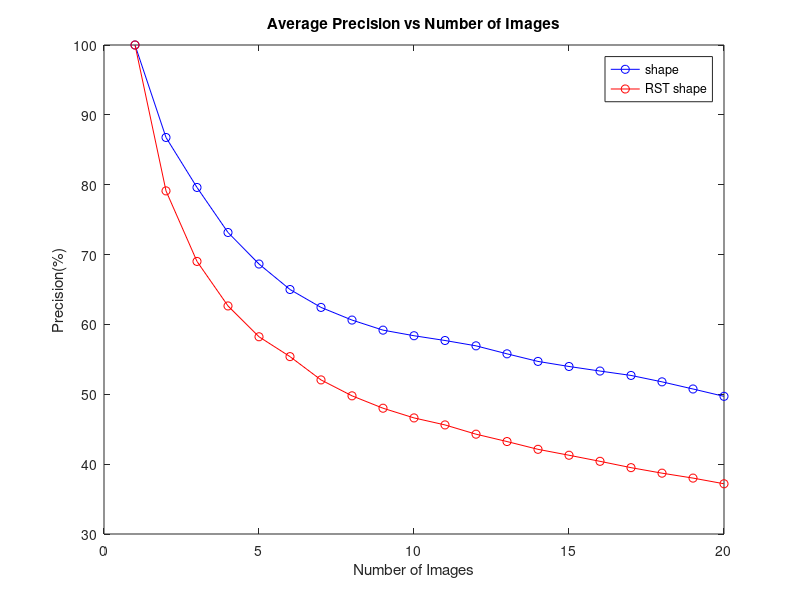
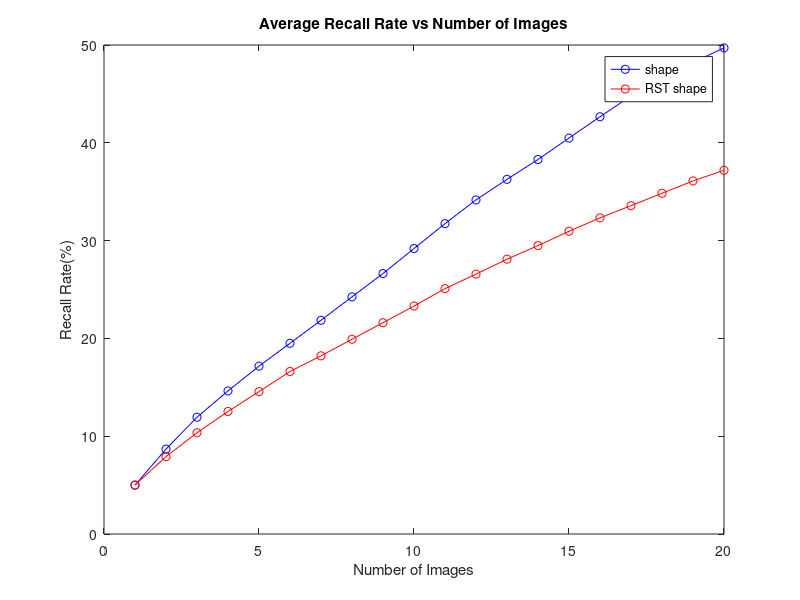
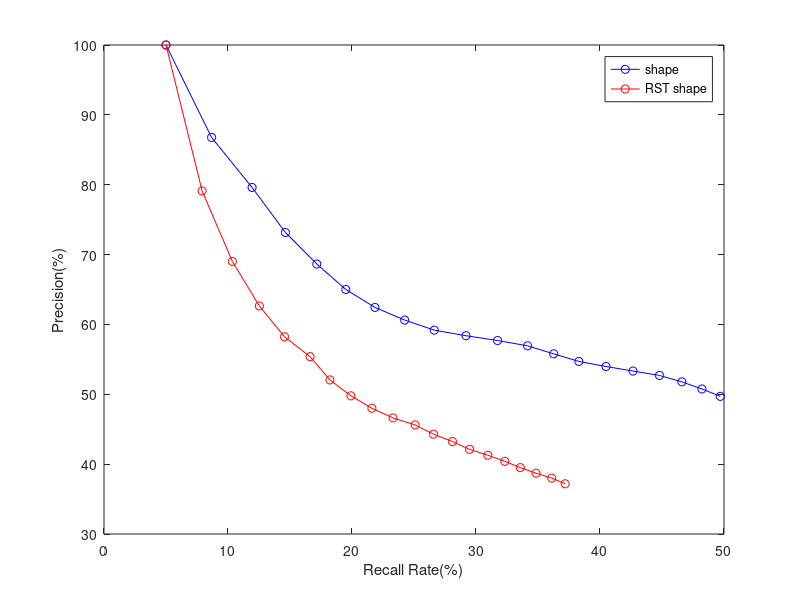

These figures' MATLAB source, in order:
close all; clear; clc;
tic

working_path = 'C:\Users\ThisI\Documents\GitHub\DI-VP-Assignment';
cd(working_path);
addpath(pwd);

load('old_database_cbir.mat','database');
databaseOld = database;
load('new_database_cbir.mat','database');
databaseNew = database;


total_prec_old = zeros(340,20);
total_rec_old = zeros(340,20);
total_prec_new = zeros(340,20);
total_rec_new = zeros(340,20);

for z = 1:340
    total_prec_old(z,:) = databaseOld(z).precision;
    total_rec_old(z,:) = databaseOld(z).recall_rate; 
    
    total_prec_new(z,:) = databaseNew(z).precision;
    total_rec_new(z,:) = databaseNew(z).recall_rate;
end


total_prec_old = total_prec_old*100;
total_rec_old = total_rec_old*100;
total_prec_new = total_prec_new*100;
total_rec_new = total_rec_new*100;

average_prec_old = mean(total_prec_old);
average_rec_old = mean(total_rec_old);

average_prec_new = mean(total_prec_new);
average_rec_new = mean(total_rec_new);


num_Images = 1:20;
figure('Name', 'Average Precision vs Num_images','NumberTitle','off');
plot(num_Images, average_prec_old, 'b-o', num_Images, average_prec_new, 'r-o');
title('Average Precision vs Number of Images')
xlabel('Number of Images')
ylabel('Precision(%)')
legend('shape','RST shape')

figure('Name', 'Average Recall Rate vs Num_Images','NumberTitle','off');
plot(num_Images, average_rec_old, 'b-o', num_Images, average_rec_new, 'r-o');
title('Average Recall Rate vs Number of Images')
xlabel('Number of Images')
ylabel('Recall Rate(%)')
legend('shape','RST shape')

figure('Name', 'Average Precision vs Average Recall Rate','NumberTitle','off');
plot(average_rec_old, average_prec_old, 'b-o', average_rec_new, average_prec_new, 'r-o');
xlabel('Recall Rate(%)')
ylabel('Precision(%)')
legend('shape','RST shape')


toc